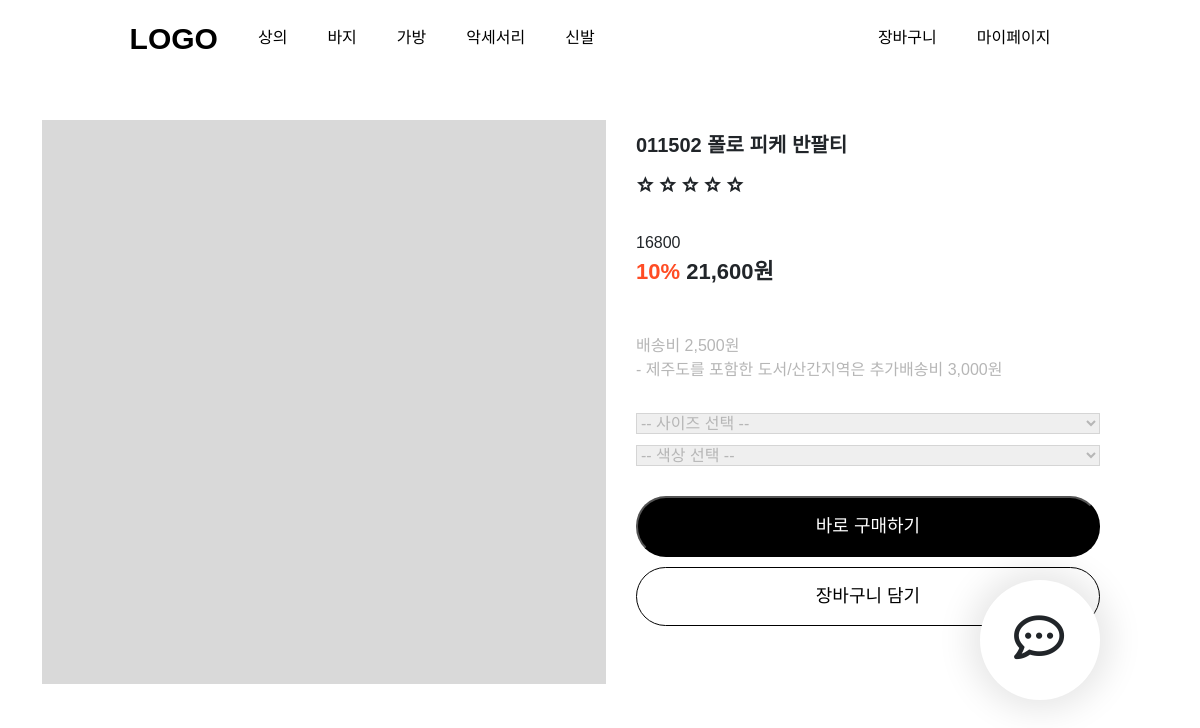
The page /product/011502 폴로 피케 반팔티/ on the database its author committed.
### shop/models.py (models this page shows, shortened)
class Product(models.Model):
    product_num = models.AutoField(primary_key=True)
    category_code = models.ForeignKey(Product_category, on_delete=models.PROTECT)
    product_price = models.IntegerField()
    product_name = models.CharField(max_length=50)
    product_stock = models.IntegerField(default=0)
    product_date = models.DateField(auto_now_add=True)
    product_rate = models.FloatField(default=0)
    product_image = models.ImageField(null=True, blank=True, upload_to='UploadedFiles')
    product_color = models.CharField(max_length=50, null=True) # 색상 # null 허용
    product_size = models.CharField(max_length=50, null=True)  # 사이즈 # null 허용
    class Meta:
       db_table = 'P2_Product'
       verbose_name = '상품'
       verbose_name_plural = '상품(들)'

### shop/views.py (the view)
# urls.py: path('product/<str:name>/', views.product, name='product'),
def product(request, name):
    product = Product.objects.filter(product_name=name).values('product_name', 'product_price', 'product_rate', 'product_num').distinct()
    product_colors = Product.objects.filter(product_name=name).values('product_color')
    product_sizes = Product.objects.filter(product_name=name).values('product_size')
    for products in product_colors:
        print(products)
    if request.method=="GET":
        context = {
            'product' : product[0],
            'product_colors' : product_colors,
            'product_sizes' : product_sizes,
        }
        return render(request, 'product.html', context)
    elif request.method=="POST":
        print(product[0].get('product_num'))
        return redirect(f'/cart/')

### shop/templates/product.html (shortened to what this page needs)
{% extends "base.html" %}
{% load static %}
{% block contents %}
<div class="d-flex flex-wrap">
    <div style="width: 564px; height:564px; background-color: #D9D9D9;"></div>
    <div class="product_detail">
        <div>
            <p class="fs-20 name">{{ product.product_name }}</p>
            <div class="rating">
                {% for i in "x"|rjust:"5" %}
                    {% if product.product_rate >= forloop.counter %}
                        <i class="material-icons star">star</i>
                    {% else %}
                        <i class="material-icons star">star_border</i>
                    {% endif %}
                {% endfor %}
            </div>
        </div>
        <div>
            <div style="float:left;">
                <p>{{ product.product_price }}<br>
                    <span class="fs-22"><span class="prod_sale">10%</span> 21,600원</span>
                </p>
            </div>
        </div>
        <div style="float: left;">
            <p class="side_p">배송비 2,500원<br>
                - 제주도를 포함한 도서/산간지역은 추가배송비 3,000원
            </p>
            <form id="product_buy" action="." method="POST">
                <div class="product_select">
                    <select id="size">
                        <option>-- 사이즈 선택 --</option>
                    </select>
                    <select id="color">
                        <option>-- 색상 선택 --</option>
                    </select>
                </div>
            </div>
        <div class="cart_bts">
            <button id="buy" class="lg-bt-black" onclick="buy()">바로 구매하기</button>
            <button class="lg-bt-white">장바구니 담기</button>
        </div>
    </div>
</div>
{% endblock%}

### static/bs/css/css.css (style rules this page uses)
body { font-family: 'Noto Sans KR', sans-serif; }
.fs-22 { font-size: 22px; font-weight: bold; }
.fs-20 { font-size: 20px; }
.lg-bt-black { width: 464px; background-color: black; color: white; border-radius: 30px; font-size: 18px; padding: 15px 0px; }
.lg-bt-white { width: 464px; background-color: white; border: 1px solid black; border-radius: 30px; font-size: 18px; padding: 15px 0px; }
.material-icons { font-weight: bold; }
.prod_sale { color: #FF4C24; }
.cart_bts { margin-top: 40px; }
.cart_bts > button { margin-bottom: 10px; }
.name { font-weight: bold; }
.star { font-size: 18px; }
.product_detail { width: 40%; padding: 10px 30px; }
.product_select { margin-bottom: 20px; }
.product_select select { width: 464px; border: 1px solid #d5d5d5; margin-bottom: 10px; color: #B6B6B6; }
.side_p { color: #B6B6B6; margin: 30px 0px !important; }
.rating { margin-bottom: 30px; }

### rows shown on the page
Product: product_name "011502 폴로 피케 반팔티", product_rate 0 (drawn), product_price "16800"
